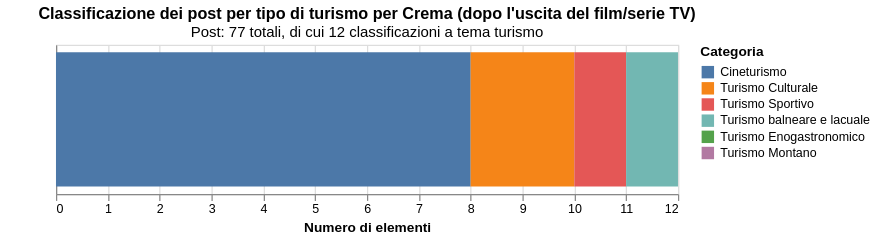

Write the Vega-Lite specification saved for this chart.
### Vega-Lite specification from a JSON file in a GitHub repository (floating-point values rounded to 4 significant figures)
{"config": {"view": {"continuousWidth": 300, "continuousHeight": 300}}, "data": {"name": "data-d709b3b438cdc8eb228f10229868b9fc"}, "mark": {"type": "bar"}, "encoding": {"color": {"field": "Categoria", "scale": {"domain": ["Cineturismo", "Turismo Culturale", "Turismo Sportivo", "Turismo balneare e lacuale", "Turismo Enogastronomico", "Turismo Montano"], "range": ["#4C78A8", "#F58518", "#E45756", "#72B7B2", "#54A24B", "#B279A2"]}, "title": "Categoria", "type": "nominal"}, "order": {"field": "N_categoria", "sort": "descending", "type": "quantitative"}, "tooltip": [{"field": "Location", "type": "nominal"}, {"field": "Categoria", "type": "nominal"}, {"field": "N_categoria", "title": "N", "type": "quantitative"}, {"field": "Percentuale", "format": ".1f", "title": "% sulla location", "type": "quantitative"}], "x": {"axis": {"format": "d"}, "field": "N_categoria", "stack": "zero", "title": "Numero di elementi", "type": "quantitative"}, "y": {"axis": {"labels": false, "minExtent": 40, "ticks": false}, "field": "Location", "title": null, "type": "nominal"}}, "height": 120, "title": {"text": "Classificazione dei post per tipo di turismo per Crema (dopo l'uscita del film/serie TV)", "subtitle": "Post: 77 totali, di cui 12 classificazioni a tema turismo"}, "width": 500, "$schema": "https://vega.github.io/schema/vega-lite/v5.20.1.json", "datasets": {"data-d709b3b438cdc8eb228f10229868b9fc": [{"Location": "Crema", "Categoria": "Cineturismo", "Percentuale": 10.39, "Tipo": "Post", "N_totale": 77, "N_categoria": 8}, {"Location": "Crema", "Categoria": "Turismo Culturale", "Percentuale": 2.597, "Tipo": "Post", "N_totale": 77, "N_categoria": 2}, {"Location": "Crema", "Categoria": "Turismo Enogastronomico", "Percentuale": 0.0, "Tipo": "Post", "N_totale": 77, "N_categoria": 0}, {"Location": "Crema", "Categoria": "Turismo Sportivo", "Percentuale": 1.299, "Tipo": "Post", "N_totale": 77, "N_categoria": 1}, {"Location": "Crema", "Categoria": "Turismo balneare e lacuale", "Percentuale": 1.299, "Tipo": "Post", "N_totale": 77, "N_categoria": 1}, {"Location": "Crema", "Categoria": "Turismo Montano", "Percentuale": 0.0, "Tipo": "Post", "N_totale": 77, "N_categoria": 0}]}}
